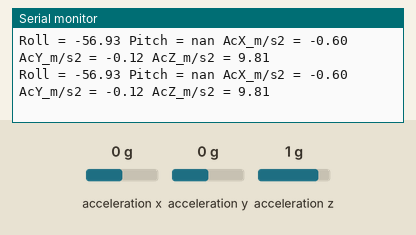
This sketch was run on a simulated Arduino Uno, built with avr-gcc and run on an emulated ATmega328P. Parts: the last lines printed to the serial monitor. Wiring (inferred from the names in the program): MPU-6050 motion sensor at I2C address 0x68. The test bench sets the inputs (shaded band); at power-on: acceleration x 0 g, acceleration y 0 g, acceleration z 1 g.

Above: at 1.2 s.
1.3 s: acceleration x set to -1.4 g
At 2.1 s:
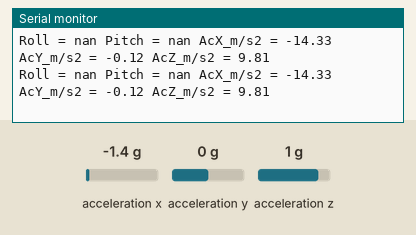
3.2 s: acceleration y set to -1.4 g
At 4.2 s:
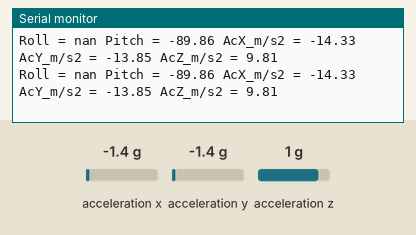
5.1 s: acceleration z set to -1.4 g
At 5.7 s:
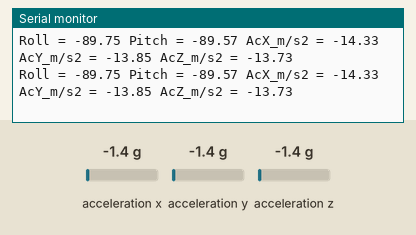
7.0 s: acceleration x set to 0 g
At 7.6 s:
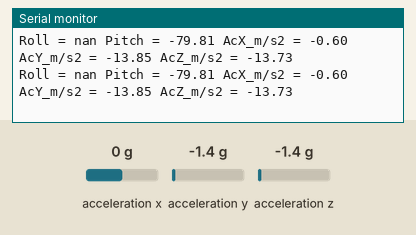
10.0 s: acceleration y set to -0.8 g
At 10.9 s:
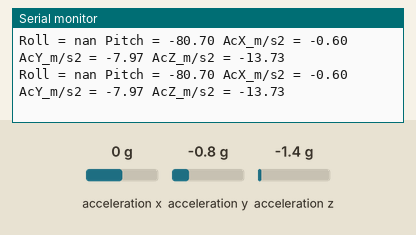
13.0 s: acceleration x set to -0.8 g
At 14.1 s:
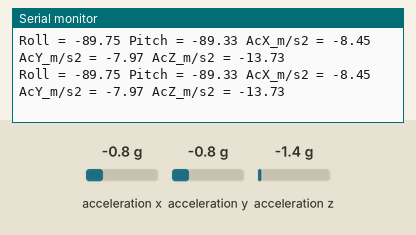
Timing chart, 0 to 16.0 s (numbered marks = the images above; inputs shaded):
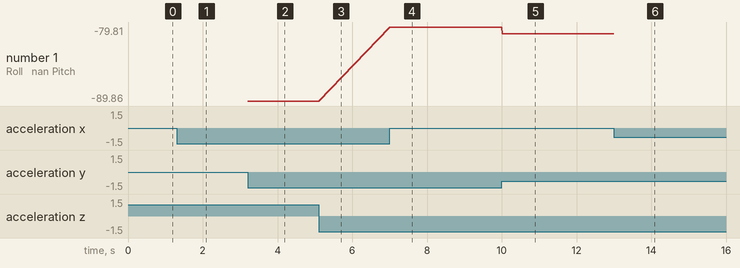

Measured:
- after the input at 1.3 s, the serial monitor: prints a new line at once (image 1)
- after the input at 3.2 s, the serial monitor: prints a new line at once (image 2)
- after the input at 5.1 s, the serial monitor: prints a new line at once (image 3)
- after the input at 7.0 s, the serial monitor: prints a new line at once (image 4)
- after the input at 10.0 s, the serial monitor: prints a new line at once (image 5)
- after the input at 13.0 s, the serial monitor: prints a new line at once (image 6)
- plotted number 1: -89.86 → -79.81 after the input at 7.0 s, -79.81 → -80.7 after the input at 10.0 s

The sketch:

aceleracion2.ino
```cpp
#include <Wire.h>

const int MPU_ADDR = 0x68; // Dirección I2C del MPU-6050
int16_t AcX, AcY, AcZ; // Variables para almacenar los valores de aceleración
float AcX_mps2, AcY_mps2, AcZ_mps2; // Variables para almacenar los valores de aceleración en m/s²

void setup() {
  Wire.begin();
  Serial.begin(115200);
  Wire.beginTransmission(MPU_ADDR);
  Wire.write(0x6B); // PWR_MGMT_1 register
  Wire.write(0);    // set to zero (wakes up the MPU-6050)
  Wire.endTransmission(true);
}

void loop() {
  Wire.beginTransmission(MPU_ADDR);
  Wire.write(0x3B); // Dirección del registro de aceleración X
  Wire.endTransmission(false);
  Wire.requestFrom(MPU_ADDR, 6, true); // Solicita los 6 registros de aceleración

  AcX = Wire.read() << 8 | Wire.read(); // Aceleración en X
  AcY = Wire.read() << 8 | Wire.read(); // Aceleración en Y
  AcZ = Wire.read() << 8 | Wire.read(); // Aceleración en Z

  //Calibracion del sensor
   AcX=AcX-1000;
   AcY=AcY-200;


  // Convertir valores a m/s²
  AcX_mps2 = (AcX / 32767.0) * (2 * 9.81);
  AcY_mps2 = (AcY / 32767.0) * (2 * 9.81);
  AcZ_mps2 = (AcZ / 32767.0) * (2 * 9.81);

  // Calcular roll y pitch basados en los valores de aceleración
  float roll = atan2(AcY, sqrt(AcX * AcX + AcZ * AcZ)) * 180.0 / PI;
  float pitch = atan2(AcX, sqrt(AcY * AcY + AcZ * AcZ)) * 180.0 / PI;

 //  Imprimir los valores en el monitor serial
  Serial.print("Roll = "); Serial.print(roll);
  Serial.print(" Pitch = "); Serial.print(pitch);
  Serial.print(" AcX_m/s2 = "); Serial.print(AcX_mps2);
  Serial.print(" AcY_m/s2 = "); Serial.print(AcY_mps2);
  Serial.print(" AcZ_m/s2 = "); Serial.println(AcZ_mps2);

  delay(10);
}
```
